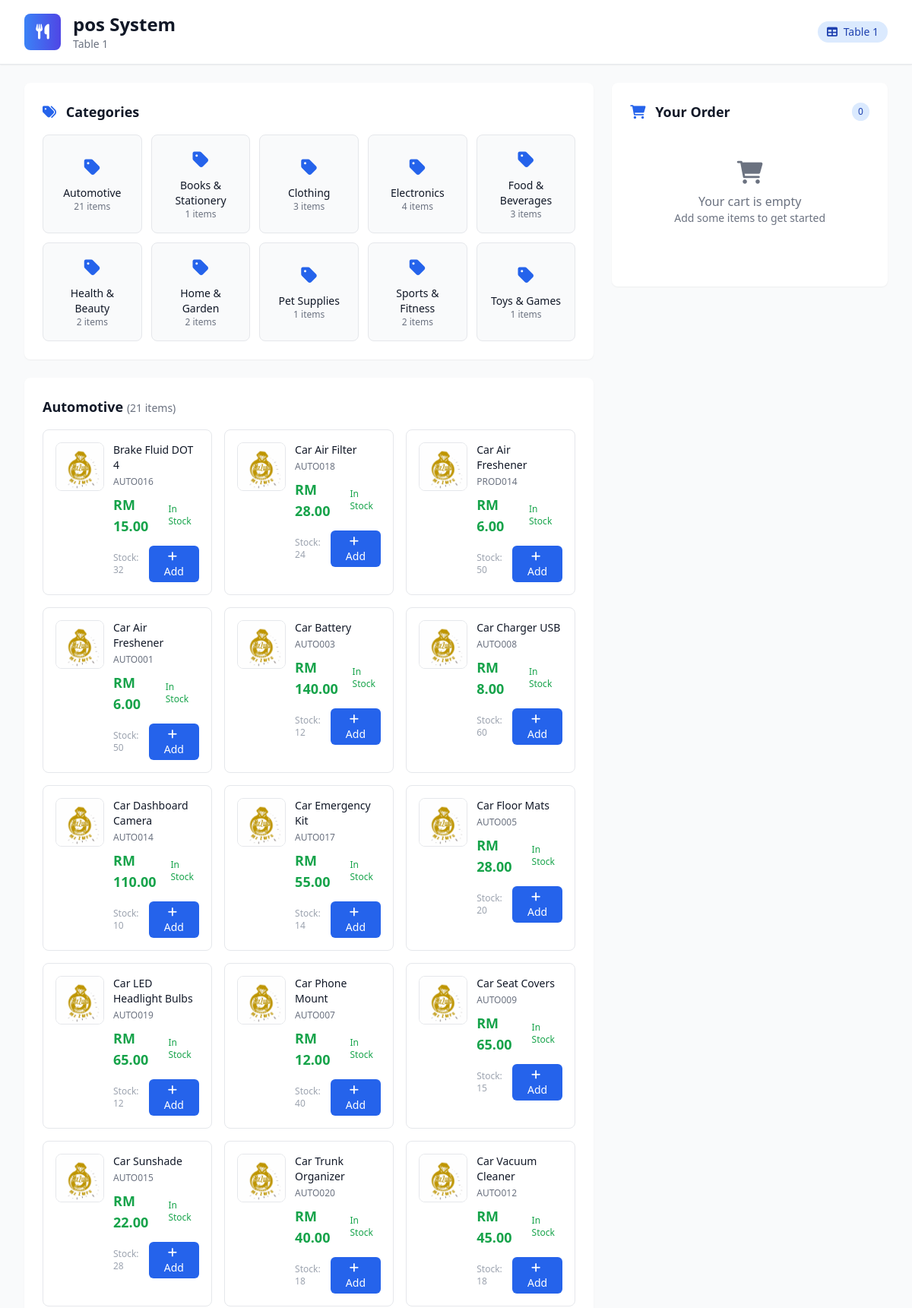
/customer-order.php (upper part), run on an earlier commit of the app's database.
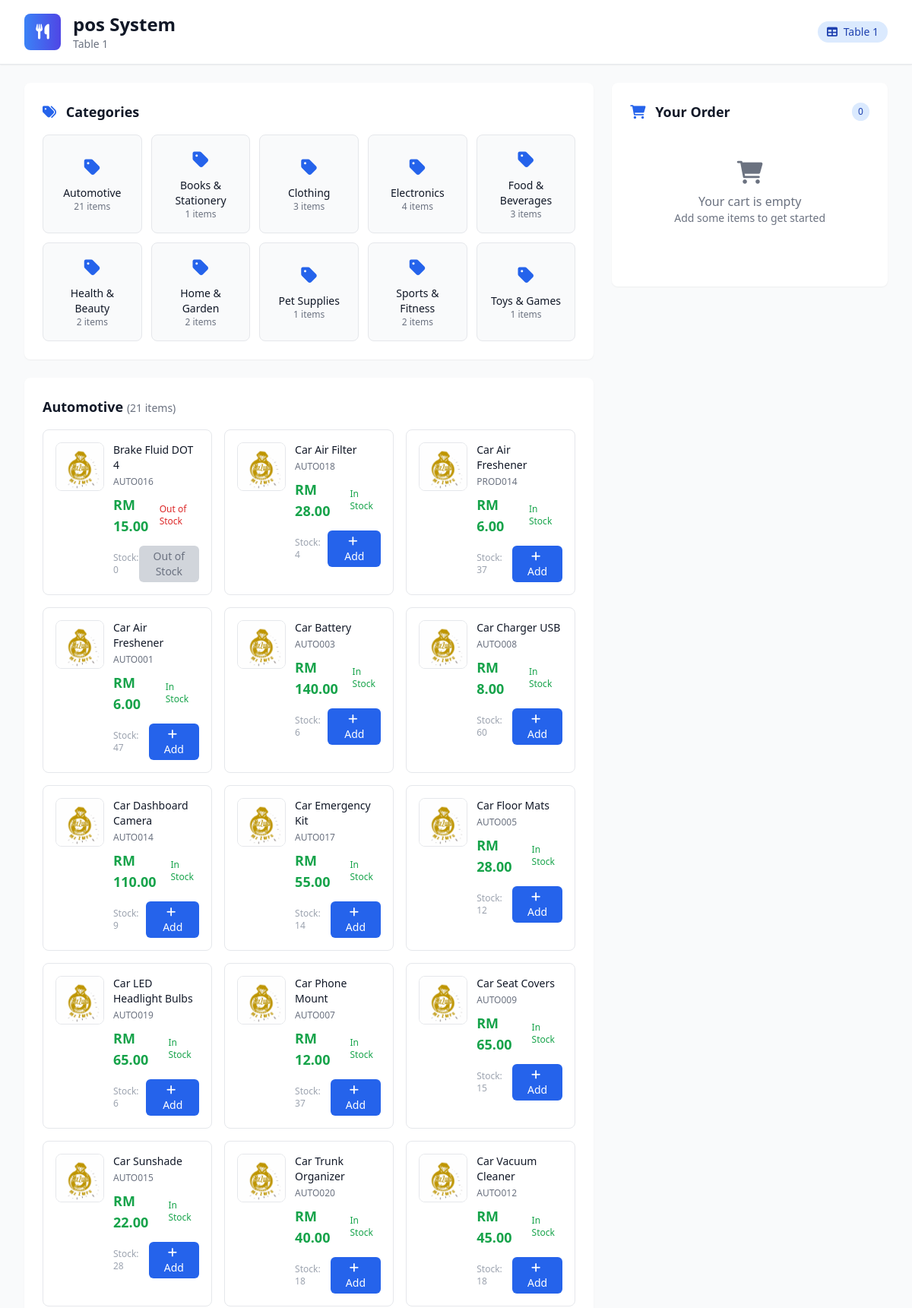
And on a later commit of the database.
### tables this page shows
CREATE TABLE IF NOT EXISTS `company_settings` (
  `id` int NOT NULL AUTO_INCREMENT,
  `company_name` varchar(255) NOT NULL,
  `address` text,
  `phone` varchar(50) DEFAULT NULL,
  `email` varchar(255) DEFAULT NULL,
  `website` varchar(255) DEFAULT NULL,
  `tax_number` varchar(100) DEFAULT NULL,
  `currency` varchar(10) DEFAULT 'MYR',
  `logo` varchar(255) DEFAULT NULL,
  `created_at` timestamp NULL DEFAULT CURRENT_TIMESTAMP,
  `updated_at` timestamp NULL DEFAULT CURRENT_TIMESTAMP ON UPDATE CURRENT_TIMESTAMP,
  `toyyibpay_secret_key` varchar(255) DEFAULT NULL,
  `toyyibpay_category_code` varchar(255) DEFAULT NULL,
  PRIMARY KEY (`id`)
);

CREATE TABLE IF NOT EXISTS `categories` (
  `id` int NOT NULL AUTO_INCREMENT,
  `name` varchar(100) NOT NULL,
  `description` text,
  `is_active` tinyint(1) DEFAULT '1',
  `created_at` timestamp NULL DEFAULT CURRENT_TIMESTAMP,
  `updated_at` timestamp NULL DEFAULT CURRENT_TIMESTAMP ON UPDATE CURRENT_TIMESTAMP,
  PRIMARY KEY (`id`)
);

CREATE TABLE IF NOT EXISTS `products` (
  `id` int NOT NULL AUTO_INCREMENT,
  `sku` varchar(100) NOT NULL DEFAULT '-',
  `barcode` varchar(100) DEFAULT '-',
  `name` varchar(255) NOT NULL DEFAULT '-',
  `description` text,
  `category_id` int DEFAULT '0',
  `supplier_id` int DEFAULT '0',
  `uom_id` int DEFAULT '0',
  `cost_price` decimal(10,2) NOT NULL DEFAULT '0.00',
  `selling_price` decimal(10,2) NOT NULL DEFAULT '0.00',
  `stock_quantity` int DEFAULT '0',
  `min_stock_level` int DEFAULT '0',
  `max_stock_level` int DEFAULT '0',
  `is_active` tinyint(1) DEFAULT '1',
  `created_at` timestamp NULL DEFAULT CURRENT_TIMESTAMP,
  `updated_at` timestamp NULL DEFAULT CURRENT_TIMESTAMP ON UPDATE CURRENT_TIMESTAMP,
  `img` varchar(150) NOT NULL,
  PRIMARY KEY (`id`),
  UNIQUE KEY `sku` (`sku`),
  UNIQUE KEY `barcode` (`barcode`),
  KEY `category_id` (`category_id`),
  KEY `supplier_id` (`supplier_id`),
  KEY `uom_id` (`uom_id`),
  KEY `idx_products_sku` (`sku`),
  KEY `idx_products_barcode` (`barcode`)
);

### customer-order.php (the view, shortened to what this page needs)
<?php
include 'include/conn.php';
$table_id = isset($_GET['table']) ? (int)$_GET['table'] : 1;
$categories_query = mysqli_query($conn, "SELECT * FROM categories WHERE is_active = 1 ORDER BY name");
$categories = [];
while ($category = mysqli_fetch_array($categories_query)) {
    $category_id = $category['id'];
    $products_query = mysqli_query($conn, "SELECT id, name, sku, selling_price, stock_quantity, img FROM products WHERE category_id = $category_id AND is_active = 1 ORDER BY name");
    $products = [];
    while ($product = mysqli_fetch_array($products_query)) {
        $products[] = $product;
    }
    $category['products'] = $products;
    $categories[] = $category;
}
$company_query = mysqli_query($conn, "SELECT * FROM company_settings WHERE id = 1");
$company = mysqli_fetch_array($company_query);
?>
<!DOCTYPE html>
<html lang="en">
<head>
    <script src="https://cdn.tailwindcss.com"></script>
    <link rel="stylesheet" href="https://cdnjs.cloudflare.com/ajax/libs/font-awesome/6.0.0/css/all.min.css">
</head>
<body class="bg-gray-50">
    <header class="bg-white shadow-sm border-b">
        <div class="max-w-7xl mx-auto px-4 sm:px-6 lg:px-8">
            <div class="flex justify-between items-center py-4">
                <div class="flex items-center space-x-4">
                    <div class="w-12 h-12 bg-gradient-to-r from-blue-500 to-indigo-600 rounded-lg flex items-center justify-center">
                        <i class="fas fa-utensils text-white text-xl"></i>
                    </div>
                    <div>
                        <h1 class="text-2xl font-bold text-gray-900"><?= htmlspecialchars($company['company_name']) ?></h1>
                        <p class="text-sm text-gray-500">Table <?= $table_id ?></p>
                    </div>
                </div>
                <div class="flex items-center space-x-4">
                    <div class="bg-blue-100 text-blue-800 px-3 py-1 rounded-full text-sm font-medium">
                        <i class="fas fa-table mr-1"></i>
                        Table <?= $table_id ?>
                    </div>
                </div>
            </div>
        </div>
    </header>
    <div class="max-w-7xl mx-auto px-4 sm:px-6 lg:px-8 py-6">
        <div class="grid grid-cols-1 lg:grid-cols-3 gap-6">
            <div class="lg:col-span-2">
                <div class="bg-white rounded-lg shadow-sm p-6 mb-6">
                    <h2 class="text-lg font-semibold text-gray-900 mb-4">
                        <i class="fas fa-tags mr-2 text-blue-600"></i>
                        Categories
                    </h2>
                    <div class="grid grid-cols-2 md:grid-cols-4 lg:grid-cols-5 gap-3">
                        <?php foreach ($categories as $category): ?>
                        <button class="category-card flex flex-col items-center justify-center p-4 bg-gray-50 border border-gray-200 rounded-lg hover:bg-blue-50 hover:border-blue-300 hover:shadow-md"
                                onclick="showCategoryProducts('category-<?= $category['id'] ?>')"
                                data-category-id="<?= $category['id'] ?>">
                            <i class="fas fa-tag text-2xl text-blue-600 mb-2"></i>
                            <span class="text-sm font-medium text-gray-900 text-center"><?= htmlspecialchars($category['name']) ?></span>
                            <span class="text-xs text-gray-500"><?= count($category['products']) ?> items</span>
                        </button>
                        <?php endforeach; ?>
                    </div>
                </div>
                <?php foreach ($categories as $category): ?>
                <div id="category-<?= $category['id'] ?>" class="category-products bg-white rounded-lg shadow-sm p-6">
                    <h3 class="text-lg font-semibold text-gray-900 mb-4">
                        <?= htmlspecialchars($category['name']) ?>
                        <span class="text-sm font-normal text-gray-500">(<?= count($category['products']) ?> items)</span>
                    </h3>
                    <?php if (empty($category['products'])): ?>
                    <div class="text-center py-8">
                        <i class="fas fa-box-open text-4xl text-gray-300 mb-3"></i>
                        <p class="text-gray-500">No products available in this category</p>
                    </div>
                    <?php else: ?>
                    <div class="grid grid-cols-1 sm:grid-cols-2 lg:grid-cols-3 gap-4">
                        <?php foreach ($category['products'] as $product): ?>
                        <div class="product-card bg-white border border-gray-200 rounded-lg p-4 hover:shadow-lg">
                            <div class="flex items-start space-x-3">
                                <div class="flex-shrink-0">
                                    <?php if ($product['img'] && $product['img'] !== '-'): ?>
                                        <img src="uploads/products/<?= htmlspecialchars($product['img']) ?>"
                                             alt="<?= htmlspecialchars($product['name']) ?>"
                                             class="w-16 h-16 rounded-lg object-cover border border-gray-200">
                                    <?php else: ?>
                                        <div class="w-16 h-16 bg-gradient-to-r from-green-500 to-emerald-600 rounded-lg flex items-center justify-center">
                                            <i class="fas fa-box text-white text-lg"></i>
                                        </div>
                                    <?php endif; ?>
                                </div>
                                <div class="flex-1 min-w-0">
                                    <h4 class="font-medium text-gray-900 text-sm mb-1"><?= htmlspecialchars($product['name']) ?></h4>
                                    <p class="text-xs text-gray-500 mb-2"><?= htmlspecialchars($product['sku']) ?></p>
                                    <div class="flex items-center justify-between">
                                        <div class="text-lg font-bold text-green-600">
                                            RM <?= number_format($product['selling_price'], 2) ?>
                                        </div>
                                        <div class="text-xs <?= $product['stock_quantity'] > 0 ? 'text-green-600' : 'text-red-600' ?>">
                                            <?= $product['stock_quantity'] > 0 ? 'In Stock' : 'Out of Stock' ?>
                                        </div>
                                    </div>
                                    <div class="mt-3 flex items-center justify-between">
                                        <span class="text-xs text-gray-400">Stock: <?= $product['stock_quantity'] ?></span>
                                        <?php if ($product['stock_quantity'] > 0): ?>
                                        <button onclick="addToCustomerCart(<?= $product['id'] ?>, '<?= htmlspecialchars($product['name']) ?>', <?= $product['selling_price'] ?>)"
                                                class="bg-blue-600 hover:bg-blue-700 text-white px-3 py-1 rounded-md text-sm font-medium transition-colors">
                                            <i class="fas fa-plus mr-1"></i>
                                            Add
                                        </button>
                                        <?php else: ?>
                                        <button disabled class="bg-gray-300 text-gray-500 px-3 py-1 rounded-md text-sm font-medium cursor-not-allowed">
                                            Out of Stock
                                        </button>
                                        <?php endif; ?>
                                    </div>
                                </div>
                            </div>
                        </div>
                        <?php endforeach; ?>
                    </div>
                    <?php endif; ?>
                </div>
                <?php endforeach; ?>
            </div>
            <div class="lg:col-span-1">
                <div class="bg-white rounded-lg shadow-sm p-6 sticky top-6">
                    <div class="flex items-center justify-between mb-4">
                        <h2 class="text-lg font-semibold text-gray-900">
                            <i class="fas fa-shopping-cart mr-2 text-blue-600"></i>
                            Your Order
                        </h2>
                        <span id="cart-count" class="bg-blue-100 text-blue-800 px-2 py-1 rounded-full text-xs font-medium">0</span>
                    </div>
                    <div id="cart-items" class="space-y-3 mb-6">
                        <div class="text-center py-8 text-gray-500">
                            <i class="fas fa-shopping-cart text-3xl mb-2"></i>
                            <p>Your cart is empty</p>
                            <p class="text-sm">Add some items to get started</p>
                        </div>
                    </div>
                </div>
            </div>
        </div>
    </div>
</body>
</html>

### customer-order.php (style rules this page uses)
.category-card { transition: all 0.3s ease; }
.product-card { transition: all 0.3s ease; }
.category-products { display: none; }
.category-products.active { display: block; }

What changed in the data, as far as the page shows it:
changed products "Brake Fluid DOT 4": stock_quantity "32" → "0"; stock_quantity "In Stock Add" → "Out of Stock Out of Stock"
changed products "Car Air Filter": stock_quantity "24" → "4"
changed products "PROD014": stock_quantity "50" → "37"
changed products "AUTO001": stock_quantity "50" → "47"
changed products "Car Battery": stock_quantity "12" → "6"
changed products "Car Dashboard Camera": stock_quantity "10" → "9"
changed products "Car Floor Mats": stock_quantity "20" → "12"
changed products "Car LED Headlight Bulbs": stock_quantity "12" → "6"
changed products "Car Phone Mount": stock_quantity "40" → "37"
